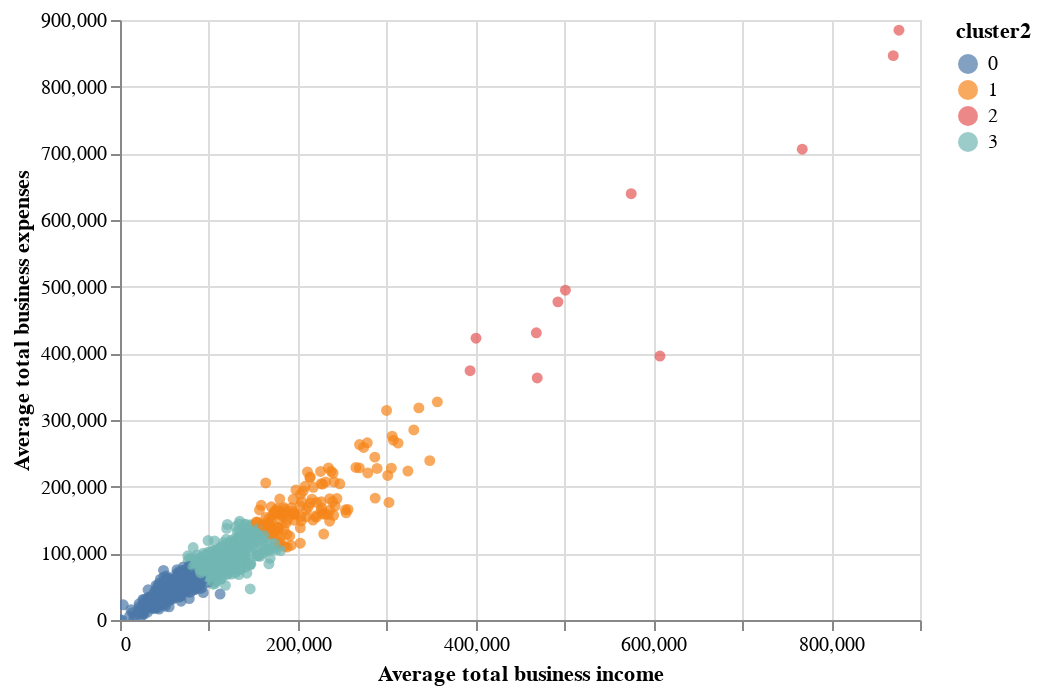

Here is the notebook cell this chart was saved with:
### Code cell
alt.Chart(df).mark_circle().encode(x='Average total business income', y='Average total business expenses', color='cluster2:N', tooltip=['Postcode', 'cluster2', 'Average total business income','Average total business expenses']).interactive()

### Figure 1 — Vega-Lite specification as saved in the notebook (floating-point values rounded to 4 significant figures; data arrays with more than 128 entries replaced by an {"elided": "..."} marker saying what was removed)
{"config": {"view": {"continuousWidth": 400, "continuousHeight": 300}}, "data": {"name": "data-8e0c804ff903b2f7d2812862168c858e"}, "mark": "circle", "encoding": {"color": {"field": "cluster2", "type": "nominal"}, "tooltip": [{"field": "Postcode", "type": "quantitative"}, {"field": "cluster2", "type": "quantitative"}, {"field": "Average total business income", "type": "quantitative"}, {"field": "Average total business expenses", "type": "quantitative"}], "x": {"field": "Average total business income", "type": "quantitative"}, "y": {"field": "Average total business expenses", "type": "quantitative"}}, "selection": {"selector005": {"type": "interval", "bind": "scales", "encodings": ["x", "y"]}}, "$schema": "https://vega.github.io/schema/vega-lite/v4.17.0.json", "datasets": {"data-8e0c804ff903b2f7d2812862168c858e": {"elided": "2473 records"}}}
